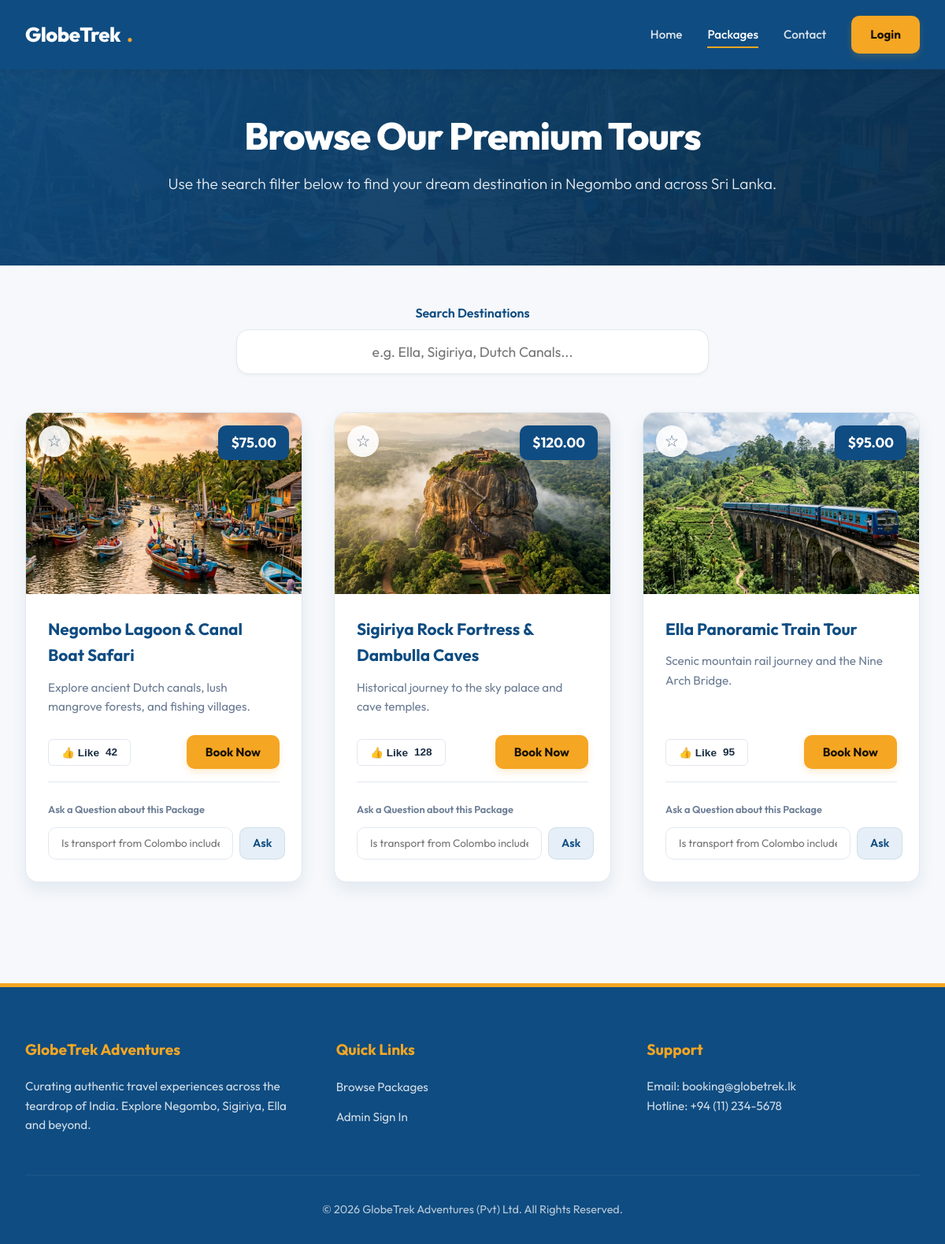
The page /packages.php on the database its author committed.
### tables this page shows
CREATE TABLE packages (
    id INT AUTO_INCREMENT PRIMARY KEY,
    destination VARCHAR(150) NOT NULL,
    price DECIMAL(10, 2) NOT NULL,
    description TEXT NOT NULL,
    likes_count INT DEFAULT 0,
    image_url VARCHAR(255)
);

### packages.php (the view, shortened to what this page needs)
<?php
require_once 'config/db.php';
try {
    $stmt = $pdo->query("SELECT * FROM packages ORDER BY id ASC");
    $packages = $stmt->fetchAll();
} catch (\PDOException $e) {
    die("Database query failed: " . $e->getMessage());
}
$saved_packages = [];
?>
<!DOCTYPE html>
<html lang="en">
<head>
    <link rel="stylesheet" href="css/style.css">
</head>
<body>
    <header>
        <div class="nav-container">
            <a href="index.php" class="logo">GlobeTrek<span>.</span></a>
            <ul class="nav-menu">
                <li><a href="index.php" class="nav-link">Home</a></li>
                <li><a href="packages.php" class="nav-link active">Packages</a></li>
                <li><a href="contact.php" class="nav-link">Contact</a></li>
                <?php if (isset($_SESSION['role'])): ?>
                    <?php if ($_SESSION['role'] === 'customer'): ?>
                        <li><a href="dashboard.php" class="nav-link">My Dashboard</a></li>
                    <?php elseif ($_SESSION['role'] === 'admin'): ?>
                        <li><a href="admin.php" class="nav-link">Admin Panel</a></li>
                    <?php endif; ?>
                    <li><span class="user-tag"><?= htmlspecialchars($_SESSION['username']) ?></span></li>
                    <li><a href="logout.php" class="btn-secondary" style="padding: 0.5rem 1rem;">Logout</a></li>
                <?php else: ?>
                    <li><a href="login.php" class="btn-cta">Login</a></li>
                <?php endif; ?>
            </ul>
        </div>
    </header>
    <section class="hero" style="padding: 3.5rem 2rem;">
        <div class="hero-content">
            <h1>Browse Our Premium Tours</h1>
            <p>Use the search filter below to find your dream destination in Negombo and across Sri Lanka.</p>
        </div>
    </section>
    <main class="container">
        <div style="max-width: 600px; margin: 0 auto 3rem auto; text-align: center;">
            <label class="form-label" style="font-weight: 600; font-size: 1rem; color: var(--primary-color);">Search Destinations</label>
            <input class="form-control" type="text" id="search-input" placeholder="e.g. Ella, Sigiriya, Dutch Canals..." style="padding: 1rem 1.5rem; text-align: center; border-radius: var(--border-radius-lg); font-size: 1.1rem; box-shadow: var(--shadow-sm);">
        </div>
        <div class="package-grid" id="packages-list">
            <?php foreach ($packages as $pkg): ?>
                <?php
                    $is_saved = in_array($pkg['id'], $saved_packages);
                ?>
                <div class="package-card" data-destination="<?= htmlspecialchars(strtolower($pkg['destination'])) ?>">
                    <div class="package-image-container">
                        <img class="package-image" src="<?= htmlspecialchars($pkg['image_url']) ?>" alt="<?= htmlspecialchars($pkg['destination']) ?>">
                        <div class="package-price-tag">$<?= number_format($pkg['price'], 2) ?></div>
                        <div class="package-save-tag">
                            <button
                                class="btn-save <?= $is_saved ? 'saved' : '' ?>"
                                onclick="toggleSave(<?= $pkg['id'] ?>, this)"
                                title="<?= $is_saved ? 'Saved to bookmarks' : 'Save for later' ?>"
                            >
                                <span class="star-icon"><?= $is_saved ? '★' : '☆' ?></span>
                            </button>
                        </div>
                    </div>
                    <div class="package-content">
                        <h3 class="package-title"><?= htmlspecialchars($pkg['destination']) ?></h3>
                        <p class="package-desc"><?= htmlspecialchars($pkg['description']) ?></p>
                        <div class="package-actions">
                            <button class="btn-like" onclick="toggleLike(<?= $pkg['id'] ?>, this)">
                                <span>👍 Like</span>
                                <span class="like-count"><?= $pkg['likes_count'] ?></span>
                            </button>
                            <button class="btn-cta" onclick="bookPackage(<?= $pkg['id'] ?>, this)">
                                Book Now
                            </button>
                        </div>
                        <form class="package-query-form" data-package-id="<?= $pkg['id'] ?>">
                            <label style="font-size: 0.8rem; font-weight: 600; color: var(--text-muted);">Ask a Question about this Package</label>
                            <div class="query-input-group">
                                <input class="query-input" type="text" placeholder="Is transport from Colombo included?" required>
                                <button class="btn-secondary" type="submit" style="padding: 0.5rem 1rem;">Ask</button>
                            </div>
                        </form>
                    </div>
                </div>
            <?php endforeach; ?>
        </div>
    </main>
    <footer>
        <div class="footer-content">
            <div class="footer-section">
                <h4>GlobeTrek Adventures</h4>
                <p>Curating authentic travel experiences across the teardrop of India. Explore Negombo, Sigiriya, Ella and beyond.</p>
            </div>
            <div class="footer-section">
                <h4>Quick Links</h4>
                <ul class="footer-links">
                    <li><a href="index.php">Browse Packages</a></li>
                    <li><a href="login.php">Admin Sign In</a></li>
                </ul>
            </div>
            <div class="footer-section">
                <h4>Support</h4>
                <p>Email: booking@globetrek.lk<br>Hotline: +94 (11) 234-5678</p>
            </div>
        </div>
        <div class="footer-bottom">
            &copy; 2026 GlobeTrek Adventures (Pvt) Ltd. All Rights Reserved.
        </div>
    </footer>
</body>
</html>

### rows shown on the page
packages: image_url (picture), price "75.00", destination "Negombo Lagoon & Canal Boat Safari", description "Explore ancient Dutch canals, lush mangrove forests, and fishing villages.", likes_count "42"
packages: image_url (picture), price "120.00", destination "Sigiriya Rock Fortress & Dambulla Caves", description "Historical journey to the sky palace and cave temples.", likes_count "128"
packages: image_url (picture), price "95.00", destination "Ella Panoramic Train Tour", description "Scenic mountain rail journey and the Nine Arch Bridge.", likes_count "95"
